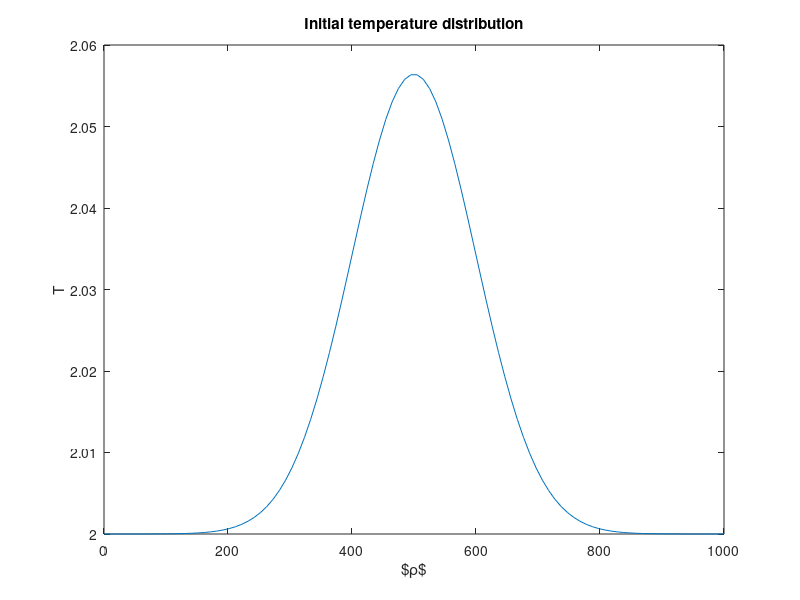

The MATLAB script that drew this image: (Note: this script raises an error after producing the figure.)
clc; clear all; close all
L = 1000; % length in spatial coordinates
rho_start = 0; rho_end = L;
t_start = 0; t_end = 30; % length in time
a = 0;
C = 2; % constant temperature at the end of the bar
n = 99;  % spaces in length (grid points = n+1)
m = 3000.; % timestamps

t = linspace(t_start,t_end - t_end/m ,m);
rho = linspace(rho_start,rho_end, n+1)';
drho = rho(2) - rho(1);
dt = t(2) - t(1);
T0 = 0*sin(8*pi*rho) + C;
T0(end) = C;

% Pdep = 200*normpdf(0,-round(n/2)+1:round(n/2),50)';
% Ptot = 20; sigma = 8;  MW2keVs = .5;%6.24e21/2.1e19; % Factor to convert to keV
% Pdep = MW2keVs*Ptot/(sigma*sqrt(pi))*exp(-(rho-L/2).^2/sigma.^2);
% sigma = 10; mu = L/2; K = 10;
% sigma = .06; mu = L/2; K = 1/10;
sigma = 100; mu = L/2; K = 10;
Pdep = K * 1/(sigma*sqrt(pi))*exp(-(1/2)*(rho-mu).^2/sigma.^2);
plot(Pdep)
u = sin(2*pi*7*t) + sin(2*pi*9*t) + 3; %.* (t<=0.25);
T0 = T0+Pdep;
figure(1)
plot (rho,T0,'-')
title ('Initial temperature distribution')
xlabel ('$\rho$')
ylabel ('T')

options = optimoptions(@fsolve,'Display','iter','MaxIterations',5000,'SpecifyObjectiveGradient',true,'CheckGradients',true,'FiniteDifferenceType','central','FiniteDifferenceStepSize',1e-5);
Told = T0;
T(:,1) = T0;

for i = 2:2
    [Ti,F,exitflag,output,JAC] = fsolve(@linear_fsolve,T0,options,Told,C,n,drho,dt,Pdep,u(i));
    %     Ti = Ti + Pdep*u(i);
    %     Told = Ti;
    %     T0 = Ti;
    %     T(:,i) = Ti;
end
T = Ti;
% figure(2);
% h = surf(t,rho,T)
% set(h,'LineStyle','none')
%   xlabel('t ')
%   ylabel('\rho')
%   zlabel('T(x,t)')

%%
s = 1/3 * dt / (drho^3);
%    main = zeros(n+1,1); upper = zeros(n,1); under = zeros(n,1);
% %    main(1) = -1;
%    main(1) = 2*s*(T(1) - T(2))-1;
%    main(n+1) = 1;
%    upper(1) = 2*s*(T(2) - T(1));
% 
%    for i = 2:n
%       main(i) = 2*s*(T(i-1) - T(i+1))-1;
%       upper(i) = 2*s*(T(i+1) - T(i));
%       under(i-1) = 2*s*(T(i) - T(i-1));
%    end
%    Main = sparse(1:n+1,1:n+1,main,n+1,n+1);
%    Upper = sparse(1:n,2:n+1,upper,n+1,n+1);
%    Under = sparse(2:n+1,1:n,under,n+1,n+1);
%    J = Main + Upper + Under;
%    J = full(J);
%    vals = eig(J)
%    plot(T)


% s = 1000000 / 4 / (drho)^4;
% F(1) = s*(T(2)^3 - 3*T(1)*T(2)^2 + 3*T(1)^2*T(2) - T(1)^3);
% F(n+1) = 0;
% 
% main = zeros(n+1,1); upper = zeros(n,1); under = zeros(n,1);
% main(1) = s*(-3*T(2)^2 + 6*T(1)*T(2) - 3*T(1)^2);
% main(n+1) = 0;
% upper(1) = s*(3*T(2)^2 - 6*T(1)*T(2) + 3*T(1)^2);
% 
% for i = 2:n
%     F(i) = s*(T(i+1)^3 - 2*T(i)*T(i+1)^2 - T(i-1)*T(i+1)^2 + 4*T(i-1)*T(i)*T(i+1) - (T(i-1)^2)*T(i+1) - 2*(T(i-1)^2)*T(i) + T(i-1)^3);
%     main(i) = s*(-2*T(i+1)^2 + 4*T(i-1)*T(i+1) - 2*T(i-1)^2);
%     upper(i) = s*(3*T(i+1)^2 - 4*T(i)*T(i+1) - 2*T(i-1)*T(i+1) + 4*T(i-1)*T(i) - T(i-1)^2);
%     under(i-1) = s*(-T(i+1)^2 + 4*T(i)*T(i+1) - 2*T(i-1)*T(i+1) - 4*T(i-1)*T(i) + 3*T(i-1)^2);
% end
% Main = sparse(1:n+1,1:n+1,main,n+1,n+1);
% Upper = sparse(1:n,2:n+1,upper,n+1,n+1);
% Under = sparse(2:n+1,1:n,under,n+1,n+1);
% J = Main + Upper + Under;
% J = full(J);
% vals = eig(J)
% plot(T)
%
%     s = 1000000  * dt/ 4 / (drho)^4;
%     q = 2/3;
%     n = length(T) - 1;
%     F = zeros(n+1,1);
%     % T = Told;
%     F(1) = s*(T(2)^3 - 3*T(1)*T(2)^2 + 3*T(1)^2*T(2) - T(1)^3) - T(1) + Told(1);
%     F(n+1) = T(n+1) - Told(n+1);
%     
%     main = zeros(n+1,1); upper = zeros(n,1); under = zeros(n,1);
%     main(1) = s*(-3*T(2)^2 + 6*T(1)*T(2) - 3*T(1)^2) - 1;
%     main(n+1) = 1;
%     upper(1) = s*(3*T(2)^2 - 6*T(1)*T(2) + 3*T(1)^2);
%     
%     for i = 2:n
%         F(i) = s*(T(i+1)^3 - 2*T(i)*T(i+1)^2 - T(i-1)*T(i+1)^2 + 4*T(i-1)*T(i)*T(i+1) - (T(i-1)^2)*T(i+1) - 2*(T(i-1)^2)*T(i) + T(i-1)^3) - T(i) + Told(i);
%         main(i) = s*(-2*T(i+1)^2 + 4*T(i-1)*T(i+1) - 2*T(i-1)^2) - 1;
%         upper(i) = s*(3*T(i+1)^2 - 4*T(i)*T(i+1) - 2*T(i-1)*T(i+1) + 4*T(i-1)*T(i) - T(i-1)^2);
%         under(i-1) = s*(-T(i+1)^2 + 4*T(i)*T(i+1) - 2*T(i-1)*T(i+1) - 4*T(i-1)*T(i) + 3*T(i-1)^2);
%     end
%     Main = sparse(1:n+1,1:n+1,main,n+1,n+1);
%     Upper = sparse(1:n,2:n+1,upper,n+1,n+1);
%     Under = sparse(2:n+1,1:n,under,n+1,n+1);
%     J = Main + Upper + Under;
% gamma = 1;
% s = gamma * 1/3 * dt / (drho^3);
% q = 2/3 * dt;
% F = zeros(n+1,1);
% F(1) = s*T(2)  - (s)*T(1);
%     F(n+1) =  T(n+1) - C;
%     
%     main = zeros(n+1,1); upper = zeros(n,1); under = zeros(n,1);
%     main(1) = -(s + 1);
%     main(n+1) = 1;
%     upper(1) = s;
%     
%     for i = 2:n
%         F(i) = s*T(i+1) + s*T(i-1) - (2*s)*T(i);
%         main(i) = -(2*s);
%         upper(i) = s;
%         under(i-1) = s;
%     end
%     Main = sparse(1:n+1,1:n+1,main,n+1,n+1);
%     Upper = sparse(1:n,2:n+1,upper,n+1,n+1);
%     Under = sparse(2:n+1,1:n,under,n+1,n+1);
%     J = Main + Upper + Under;

F(1) = s*(T(2)^2 + T(1)^2 - 2*T(1)*T(2));
for i = 2:n
    F(i) = s*(T(i+1)^2 - T(i-1)^2 - 2*T(i)*T(i+1) + 2*T(i-1)*T(i));
end
F(n+1) = T(n+1) - C;

% Evaluate the Jacobian if nargout > 1
    main = zeros(n+1,1); upper = zeros(n,1); under = zeros(n,1);
    %    main(1) = -1;
    main(1) = 2*s*(T(1) - T(2));
    main(n+1) = 1;
    upper(1) = 2*s*(T(2) - T(1));
    
    for i = 2:n
        main(i) = 2*s*(T(i-1) - T(i+1));
        upper(i) = 2*s*(T(i+1) - T(i));
        under(i-1) = 2*s*(T(i) - T(i-1));
    end
    Main = sparse(1:n+1,1:n+1,main,n+1,n+1);
    Upper = sparse(1:n,2:n+1,upper,n+1,n+1);
    Under = sparse(2:n+1,1:n,under,n+1,n+1);
    J = Main + Upper + Under;
    
J = full(J);
vals = eig(J)
plot(T)

% ????????????